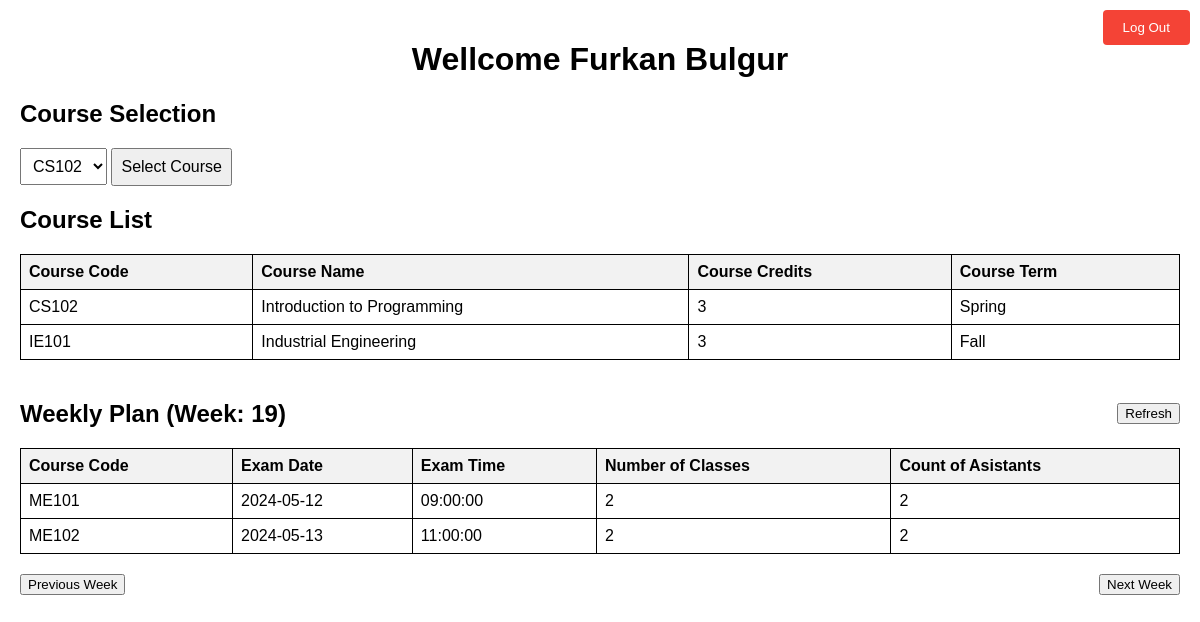
Page /php/assistant_page.php (signed in) on the earlier database version.
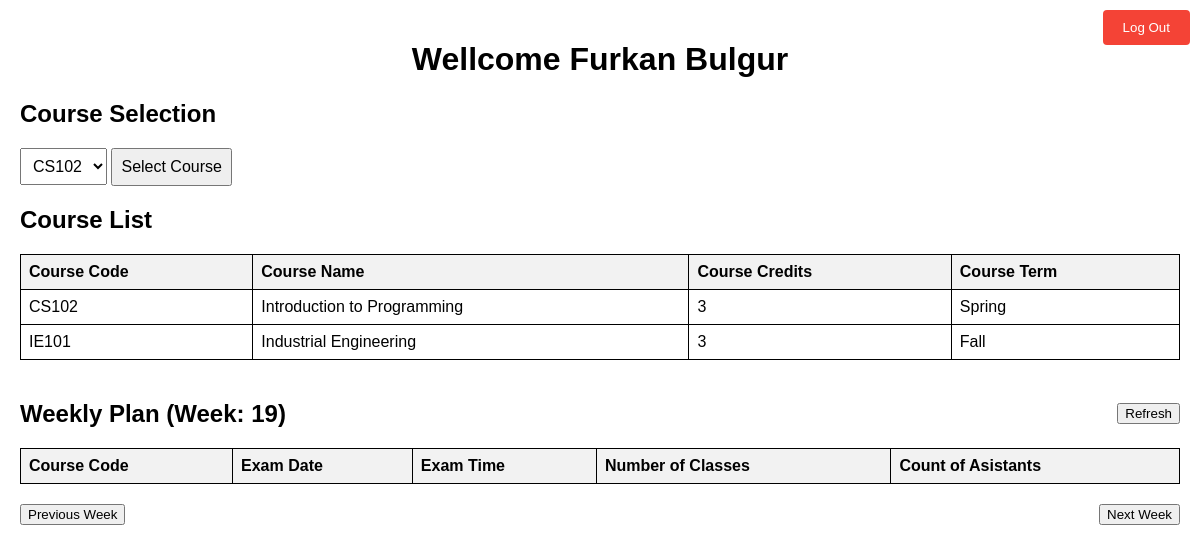
Same page on the later database version.
### tables this page shows
CREATE TABLE courses (
    course_id INT AUTO_INCREMENT PRIMARY KEY,
    department_id INT,
    FOREIGN KEY (department_id) REFERENCES departments(department_id),
    course_name VARCHAR(50),
    course_code VARCHAR(50),
    course_credits INT,
    course_term VARCHAR(50)
);

CREATE TABLE exams (
    exam_id INT AUTO_INCREMENT PRIMARY KEY,
    course_id INT,
    FOREIGN KEY (course_id) REFERENCES courses(course_id),
    exam_date DATE,
    exam_time TIME,
    number_of_classes INT,
    count_of_assistants INT
);

### php/assistant_page.php (the view, shortened to what this page needs)
<?php
$servername = "localhost";
$username = "root";
$password = "mysql";
$dbname = "exam_planning_system";
$conn = mysqli_connect($servername, $username, $password, $dbname);
$sql = "SELECT * FROM emp_course WHERE emp_id = " . $_SESSION['emp_id'];
$result = mysqli_query($conn,$sql) or die("12");
$course_list = array();
if (mysqli_num_rows($result) > 0) {
    while ($row = mysqli_fetch_assoc($result)) {
        $sql_course = "SELECT * FROM courses WHERE course_id =" . $row['course_id'];
        $result_course = mysqli_query($conn, $sql_course) or die("13");
        if (mysqli_num_rows($result_course) > 0) {
            $course_row = mysqli_fetch_assoc($result_course);
            $course_list[] = $course_row;
        }
    }
} else {
    echo "No courses found.";
}
?>
<!DOCTYPE html>
<html>
<head>
    <link rel="stylesheet" type="text/css" href="../styles/assistant_page.css">
</head>
<body>
    <?php
        echo "<h1> Wellcome " . $_SESSION['emp_name'] . " " . $_SESSION['emp_surname'] . "</h1>";
    ?>
    <button onclick="location.href='../php/logout.php'" class="logout-button">Log Out</button>
    <form action="course_info.php" method="post">
        <h2>Course Selection</h2>
        <select name="selected_course">
            <?php
                foreach ($course_list as $course) {
                    echo "<option value='" . $course['course_id'] . "'>" . $course['course_code'] . "</option>";
                }
            ?>
        </select>
        <input type="submit" value="Select Course">
    </form>
    <?php
        echo "<h2>Course List</h2>";
        echo "<table style='border: 1px solid black;'>";
        echo "<thead>";
        echo "<tr>";
        echo "<th style='border: 1px solid black;'>Course Code</th>";
        echo "<th style='border: 1px solid black;'>Course Name</th>";
        echo "<th style='border: 1px solid black;'>Course Credits</th>";
        echo "<th style='border: 1px solid black;'>Course Term</th>";
        echo "</tr>";
        echo "</thead>";
        echo "<tbody>";
        foreach ($course_list as $course) {
            echo "<tr>";
            echo "<td style='border: 1px solid black;'>" . $course['course_code'] . "</td>";
            echo "<td style='border: 1px solid black;'>" . $course['course_name'] . "</td>";
            echo "<td style='border: 1px solid black;'>" . $course['course_credits'] . "</td>";
            echo "<td style='border: 1px solid black;'>" . $course['course_term'] . "</td>";
            echo "</tr>";
        }
        echo "</tbody>";
        echo "</table>";
        $week = isset($_GET['week']) ? $_GET['week'] : date('W');
        echo "<div style='display: flex; justify-content: space-between; align-items: center;'>";
        echo "<h2>Weekly Plan (Week: " . $week .")</h2>";
        echo "<button onclick='location.reload()'>Refresh</button>";
        echo "</div>";
        echo "<table style='border: 1px solid black;'>";
        echo "<thead>";
        echo "<tr>";
        echo "<th style='border: 1px solid black;'>Course Code</th>";
        echo "<th style='border: 1px solid black;'>Exam Date</th>";
        echo "<th style='border: 1px solid black;'>Exam Time</th>";
        echo "<th style='border: 1px solid black;'>Number of Classes</th>";
        echo "<th style='border: 1px solid black;'>Count of Asistants</th>";
        echo "</tr>";
        echo "</thead>";
        echo "<tbody>";
        $sql_as_ex = "SELECT * FROM assistant_exam WHERE emp_id = " . $_SESSION['emp_id'];
        $result_as_ex = mysqli_query($conn, $sql_as_ex) or die("14");
        if (mysqli_num_rows($result_as_ex) > 0){
            while ($as_ex_row = mysqli_fetch_assoc($result_as_ex)) {
                $sql_exam = "SELECT * FROM exams INNER JOIN courses ON exams.course_id = courses.course_id WHERE exam_id = " . $as_ex_row['exam_id'] . " AND WEEK(exams.exam_date) = " . $week . " ORDER BY exam_date, exam_time ASC";
                $result_exam = mysqli_query($conn, $sql_exam) or die("15");
                if (mysqli_num_rows($result_exam) > 0) {
                    while ($exam_row = mysqli_fetch_assoc($result_exam)) {
                        echo "<tr>";
                        echo "<td style='border: 1px solid black;'>" . $exam_row['course_code'] . "</td>";
                        echo "<td style='border: 1px solid black;'>" . $exam_row['exam_date'] . "</td>";
                        echo "<td style='border: 1px solid black;'>" . $exam_row['exam_time'] . "</td>";
                        echo "<td style='border: 1px solid black;'>" . $exam_row['number_of_classes'] . "</td>";
                        echo "<td style='border: 1px solid black;'>" . $exam_row['count_of_assistants'] . "</td>";
                        echo "</tr>";
                    }
                }
            }
        }
        echo "</tbody>";
        echo "</table>";
        echo "<div style='display: flex; justify-content: space-between; align-items: center;'>";
        echo "<button onclick='location.href=\"../php/assistant_page.php?week=" . ($week - 1) . "\"'>Previous Week</button>";
        echo "<button onclick='location.href=\"../php/assistant_page.php?week=" . ($week + 1) . "\"'>Next Week</button>";
        echo "</div>";
    ?>
</body>
</html>

### styles/assistant_page.css (style rules this page uses)
body { font-family: Arial, sans-serif; margin: 0; padding: 20px; }
h1 { text-align: center; }
table { border-collapse: collapse; width: 100%; margin-bottom: 20px; }
th, td { border: 1px solid black; padding: 8px; text-align: left; }
th { background-color: #f2f2f2; }
form { margin-bottom: 20px; }
select, input[type="submit"] { padding: 8px; font-size: 16px; }
.logout-button { position: absolute; top: 10px; right: 10px; padding: 10px 20px; float: right; background-color: #f44336; color: white; border: none; border-radius: 4px; cursor: pointer; }

Differences in the rows shown:
removed exams: course.course_code "ME101", exam_date "2024-05-12", exam_time "09:00:00", number_of_classes "2", count_of_assistants "2"
removed exams: course.course_code "ME102", exam_date "2024-05-13", exam_time "11:00:00", number_of_classes "2", count_of_assistants "2"
